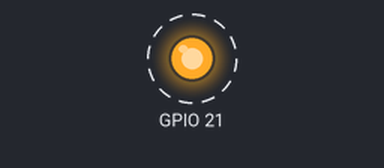
A program run on a simulated Raspberry Pi (BCM pin numbers). Shown: output pins drawn as LEDs (lit = HIGH). Dashed ring = blinking. At 18.0 s the program stops and its outputs stay as they are.

Above: at 0.5 s.
Timing chart, 0 to 4.6 s (numbered marks = the images above):
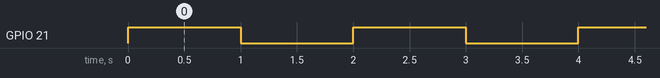

Measured:
- by itself, GPIO 21: alternates HIGH for 1.0 s and LOW for 1.0 s, 18 changes in all, then stays LOW

The program:

led.py
```python
import RPi.GPIO as gpio
import time

gpio.setmode(gpio.BCM)

gpio.setup(21,gpio.OUT)
for i in range (1,10) :

	gpio.output(21,gpio.HIGH)
	time.sleep(1)
	gpio.output(21,gpio.LOW)
	time.sleep(1)
gpio.cleanup()
```
